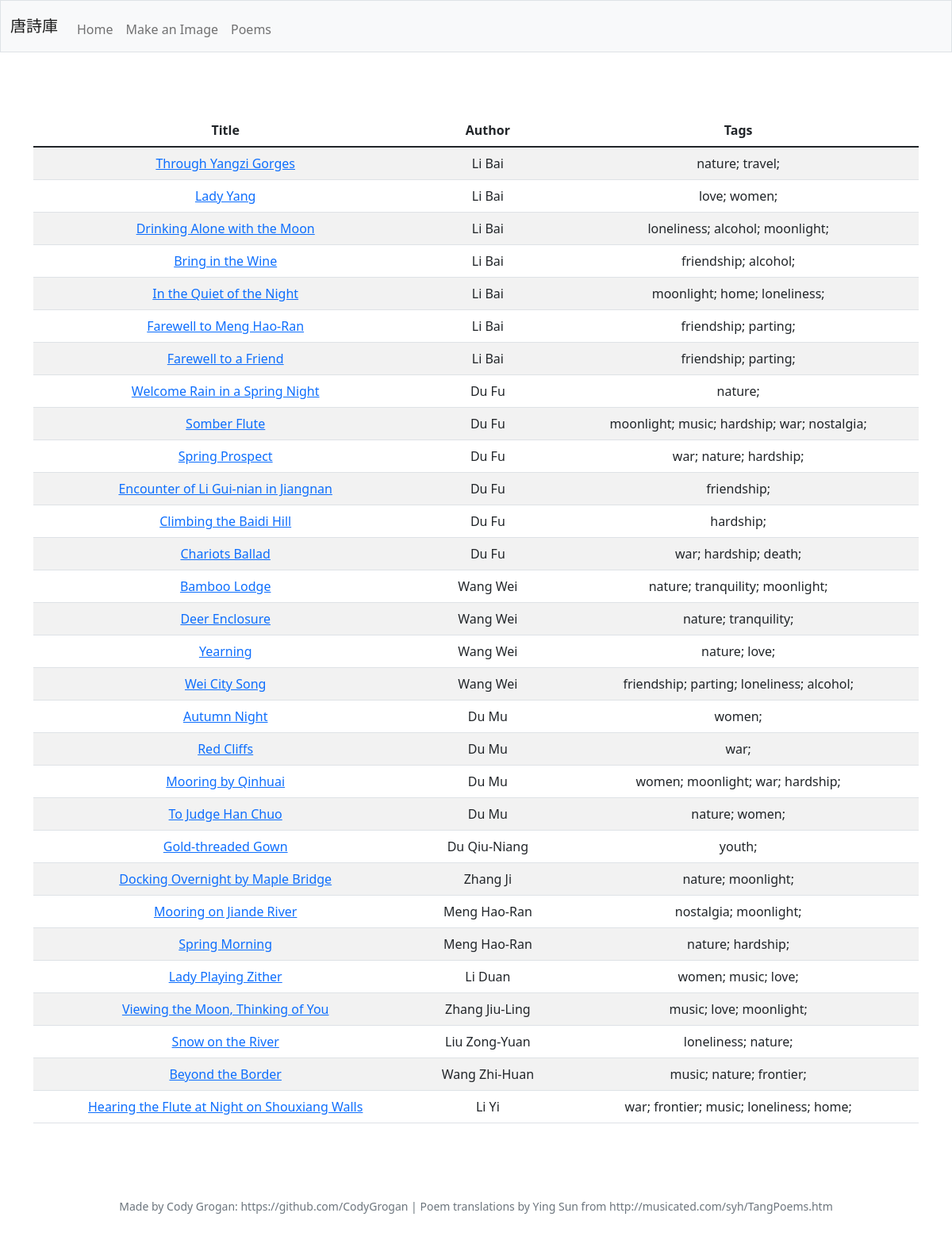
Page /poems on the committed database.
### tables this page shows
CREATE TABLE poem (id INTEGER PRIMARY KEY, title TEXT NOT NULL, author TEXT NOT NULL, content TEXT NOT NULL, tags TEXT);

### app.py (the view)
@app.route("/poems")
def poemspage():
    poems = db.execute("SELECT * FROM poem")
    return render_template("poems.html", poems = poems)

### templates/poems.html (shortened to what this page needs)
{% extends "layout.html" %}
{% block main %}
<div class="poemdb" >
    <table id="myTable" class="table table-striped">
        <thead>
            <tr>
                <th>Title</th>
                <th>Author</th>
                <th>Tags</th>
            </tr>
        </thead>
        <tbody>
            {% for poem in poems %}
            <tr>
                <td><a href='poem?title={{poem["title"]}}'>{{poem["title"]}}</a></td>
                <td>{{poem["author"]}}</td>
                <td>{{poem["tags"]}}</td>
            </tr>
            {% endfor %}
        </tbody>
    </table>
</div>
{% endblock %}

### templates/layout.html (shortened to what this page needs)
<!DOCTYPE html>
<html lang="en">
    <head>
        <link href="https://cdn.jsdelivr.net/npm/bootstrap@5.1.3/dist/css/bootstrap.min.css" rel="stylesheet">
        <link rel="stylesheet" type="text/css" href="https://cdn.datatables.net/v/bs5/dt-1.13.1/datatables.min.css"/>
        <link href="/static/styles.css" rel="stylesheet">
    </head>
    <body>
        <nav class="bg-light border navbar navbar-expand-md navbar-light">
            <div class="container-fluid">
                <a class="navbar-brand" href="/"><span>唐詩庫</span></a>
                <div class="collapse navbar-collapse" id="navbar">
                        <ul class="navbar-nav me-auto mt-2">
                            <li class="nav-item"><a class="nav-link navbtn" href="/"> <span>Home</span> <span class="chn">首</span></a></li>
                            <li class="nav-item"><a class="nav-link navbtn" href="/makeimg">Make an Image <span class="chn">圖</span></a></li>
                            <li class="nav-item"><a class="nav-link navbtn" href="/poems">Poems <span class="chn">詩</span></a></li>
                        </ul>
                </div>
            </div>
        </nav>
        <main class="container-fluid py-5 text-center">
            {% block main %}{% endblock %}
        </main>
        <footer class="mb-5 small text-center text-muted">
            Made by Cody Grogan: https://github.com/CodyGrogan  | Poem translations by Ying Sun from http://musicated.com/syh/TangPoems.htm
        </footer>
    </body>
</html>

### static/styles.css (style rules this page uses)
.poemdb { padding: 15px; margin: 15px; }
.navbtn { position: relative; }

### rows in the picture
poem: title "Through Yangzi Gorges", author "Li Bai", tags "nature; travel;"
poem: title "Lady Yang", author "Li Bai", tags "love; women;"
poem: title "Drinking Alone with the Moon", author "Li Bai", tags "loneliness; alcohol; moonlight;"
poem: title "Bring in the Wine", author "Li Bai", tags "friendship; alcohol;"
poem: title "In the Quiet of the Night", author "Li Bai", tags "moonlight; home; loneliness;"
poem: title "Farewell to Meng Hao-Ran", author "Li Bai", tags "friendship; parting;"
poem: title "Farewell to a Friend", author "Li Bai", tags "friendship; parting;"
poem: title "Welcome Rain in a Spring Night", author "Du Fu", tags "nature;"
poem: title "Somber Flute", author "Du Fu", tags "moonlight; music; hardship; war; nostalgia;"
poem: title "Spring Prospect", author "Du Fu", tags "war; nature; hardship;"
poem: title "Encounter of Li Gui-nian in Jiangnan", author "Du Fu", tags "friendship;"
poem: title "Climbing the Baidi Hill", author "Du Fu", tags "hardship;"
poem: title "Chariots Ballad", author "Du Fu", tags "war; hardship; death;"
poem: title "Bamboo Lodge", author "Wang Wei", tags "nature; tranquility; moonlight;"
poem: title "Deer Enclosure", author "Wang Wei", tags "nature; tranquility;"
poem: title "Yearning", author "Wang Wei", tags "nature; love;"
poem: title "Wei City Song", author "Wang Wei", tags "friendship; parting; loneliness; alcohol;"
poem: title "Autumn Night", author "Du Mu", tags "women;"
poem: title "Red Cliffs", author "Du Mu", tags "war;"
poem: title "Mooring by Qinhuai", author "Du Mu", tags "women; moonlight; war; hardship;"
poem: title "To Judge Han Chuo", author "Du Mu", tags "nature; women;"
poem: title "Gold-threaded Gown", author "Du Qiu-Niang", tags "youth;"
poem: title "Docking Overnight by Maple Bridge", author "Zhang Ji", tags "nature; moonlight;"
poem: title "Mooring on Jiande River", author "Meng Hao-Ran", tags "nostalgia; moonlight;"
poem: title "Spring Morning", author "Meng Hao-Ran", tags "nature; hardship;"
poem: title "Lady Playing Zither", author "Li Duan", tags "women; music; love;"
poem: title "Viewing the Moon, Thinking of You", author "Zhang Jiu-Ling", tags "music; love; moonlight;"
poem: title "Snow on the River", author "Liu Zong-Yuan", tags "loneliness; nature;"
poem: title "Beyond the Border", author "Wang Zhi-Huan", tags "music; nature; frontier;"
poem: title "Hearing the Flute at Night on Shouxiang Walls", author "Li Yi", tags "war; frontier; music; loneliness; home;"
